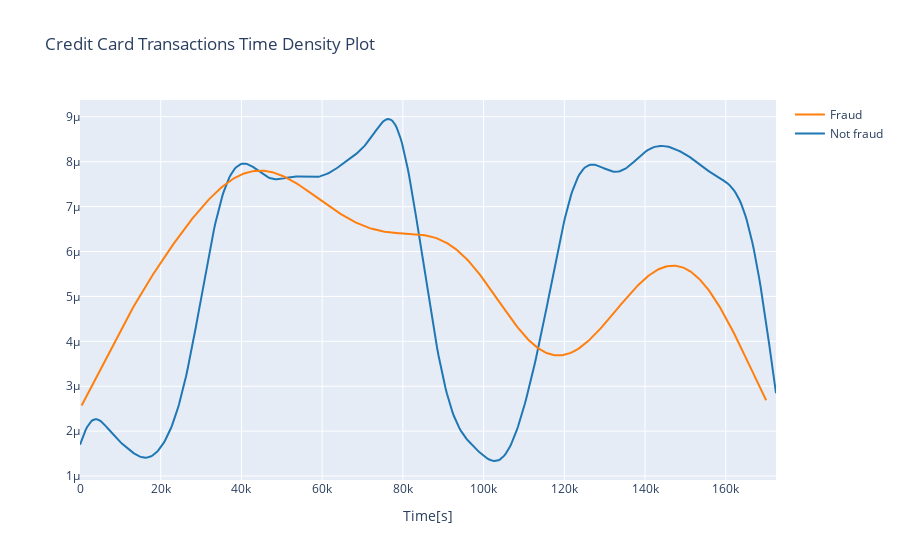

Write notebook code for a chart like this one.
### Code cell
class0 = dff.loc[dff['Class'] == 0]["Time"]
class1 = dff.loc[dff['Class'] == 1]["Time"]

hist_data = [class0,class1]
labels = ['Not fraud','Fraud']

import plotly.figure_factory as ff
fig = ff.create_distplot(hist_data,labels,show_hist=False,show_rug=False)
fig['layout'].update(title='Credit Card Transactions Time Density Plot',
                     xaxis = dict(title='Time[s]'))
iplot(fig,filename='dist_only')

### Figure 1 — Plotly figure (JSON) as saved in the notebook; plotly's stock layout.template omitted (floating-point values rounded to 4 significant figures; data arrays with more than 128 entries replaced by an {"elided": "..."} marker saying what was removed)
{"data": [{"legendgroup": "Not fraud", "marker": {"color": "rgb(31, 119, 180)"}, "mode": "lines", "name": "Not fraud", "showlegend": true, "type": "scatter", "x": {"elided": "500 float values"}, "xaxis": "x", "y": {"elided": "500 float values"}, "yaxis": "y"}, {"legendgroup": "Fraud", "marker": {"color": "rgb(255, 127, 14)"}, "mode": "lines", "name": "Fraud", "showlegend": true, "type": "scatter", "x": {"elided": "500 float values"}, "xaxis": "x", "y": {"elided": "500 float values"}, "yaxis": "y"}], "layout": {"barmode": "overlay", "hovermode": "closest", "legend": {"traceorder": "reversed"}, "title": {"text": "Credit Card Transactions Time Density Plot"}, "xaxis": {"anchor": "y2", "domain": [0, 1], "title": {"text": "Time[s]"}, "zeroline": false}, "yaxis": {"anchor": "free", "domain": [0, 1], "position": 0}}}
